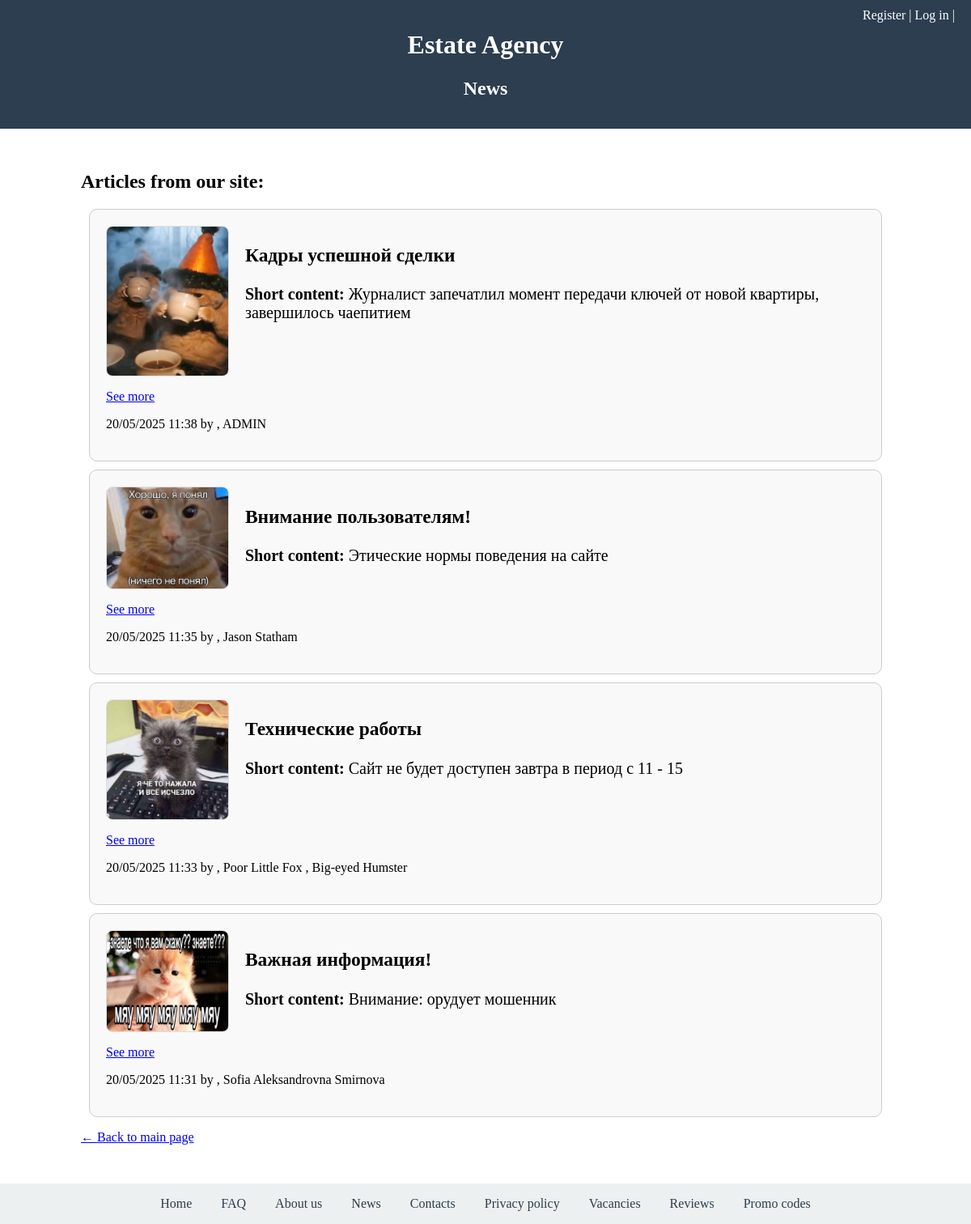
The page /articles/news/ on the database its author committed.
### articles/models.py (models this page shows, shortened)
class Article(models.Model):
    author = models.ManyToManyField(UserProfile, blank=False)
    title = models.CharField(
        null=False,
        blank=False,
        max_length=50,
        verbose_name="Article title",
        help_text="Заголовок статьи"
    )
    short_content = models.CharField(
        null=False,
        blank=False,
        max_length=150,
        verbose_name="Brief article content",
        help_text="Краткое содержание статьи"
    )
    content = models.TextField(
        null=False,
        blank=False,
        verbose_name="Content",
        help_text="Статья"
    )
    image = models.ImageField(
        blank=True,
        null=True,
        verbose_name="Image",
        help_text="Прилагаемая картинка",
        upload_to='articles/'
    )
    created_at = models.DateTimeField(auto_now_add=True)
    updated_at = models.DateTimeField(auto_now=True)

### estate_agency/models.py (models this page shows, shortened)
class UserProfile(models.Model):
    full_name = models.CharField(
        blank=False,
        null=False,
        verbose_name="Full name",
        help_text="ФИО",
        max_length=80
    )
    phone_number = models.TextField(
        blank=True,
        null=True,
        verbose_name="Phone number",
        help_text="Телефон",
        validators=[phone_num_validator],
    )
    email = models.EmailField(
        blank=True,
        null=True,
        verbose_name="Email",
        help_text="Почта",
    )
    birth_day = models.DateField(
        blank=False,
        null=False,
        verbose_name="Birthday date",
        help_text="Дата рождения",
        validators=[MaxValueValidator(datetime.date.today()),
                    MinValueValidator(datetime.date.today().replace(year=1900))]
    )
    is_customer =models.BooleanField(
        null=False,
        default=False
    )
    is_owner =models.BooleanField(
        null=False,
        default=False
    )
    time_zone = models.CharField(
        max_length=40,
        choices=[(tz, tz) for tz in pytz.common_timezones],
        default="UTC"
    )
    user = models.OneToOneField(settings.AUTH_USER_MODEL, on_delete=models.CASCADE)

### articles/views.py (the view)
# urls.py: path('news/', views.news, name='news'),
def news(request):
    articles = Article.objects.all().order_by('-id')
    return render(request, 'articles/news.html',
                  {"articles": articles})

### articles/templates/articles/news.html
{% extends "base.html" %}
{% block site_name %}News{% endblock %}
{% block content %}
<div style="width: 1000px; margin: 0 auto;">
    <h2>{% block body_title %}Articles from our site:{% endblock %}</h2>
    {% for art in articles %}
    <div style="border: 1px solid #ccc; padding: 20px; border-radius: 10px;
         background-color: #f9f9f9; margin: 10px;">
            <div style="display: flex; align-items: flex-start; gap: 20px;">
                {% if art.image %}
                    <img src="{{ art.image.url }}" alt="Article picture" width="150"
                         style="flex-shrink: 0; border: 1px solid #ddd; border-radius: 8px;">
                {% endif %}
                <div style="font-size: 20px">
                    <h3>{{ art.title }}</h3>
                    {% if art.short_content %}
                        <p><strong>Short content:</strong> {{ art.short_content }}</p>
                    {% endif %}
                </div>
            </div>
        <p><a href="{% url 'article' art.pk %}">See more</a></p>
        <p>{{ art.created_at|date:"d/m/Y H:i" }} by {% for auth in art.author.all %} , {{auth.full_name}} {% endfor %}</p>
    </div>
    {% endfor %}
<p><a href="{% url 'home' %}">← Back to main page</a></p>
</div>
{% endblock %}

### templates/base.html (style rules this page uses)
body { margin: 0; font-family: Arial, sans-serif; display: flex; flex-direction: column; min-height: 100vh; }

### rows shown on the page
Article: image (picture), title "Кадры успешной сделки", short_content "Журналист запечатлил момент передачи ключей от новой квартиры, завершилось чаепитием", created_at "20/05/2025 11:38"
UserProfile: full_name "ADMIN"
Article: image (picture), title "Внимание пользователям!", short_content "Этические нормы поведения на сайте", created_at "20/05/2025 11:35"
UserProfile: full_name "Jason Statham"
Article: image (picture), title "Технические работы", short_content "Сайт не будет доступен завтра в период с 11 - 15", created_at "20/05/2025 11:33"
UserProfile: full_name "Poor Little Fox"
UserProfile: full_name "Big-eyed Humster"
Article: image (picture), title "Важная информация!", short_content "Внимание: орудует мошенник", created_at "20/05/2025 11:31"
UserProfile: full_name "Sofia Aleksandrovna Smirnova"
